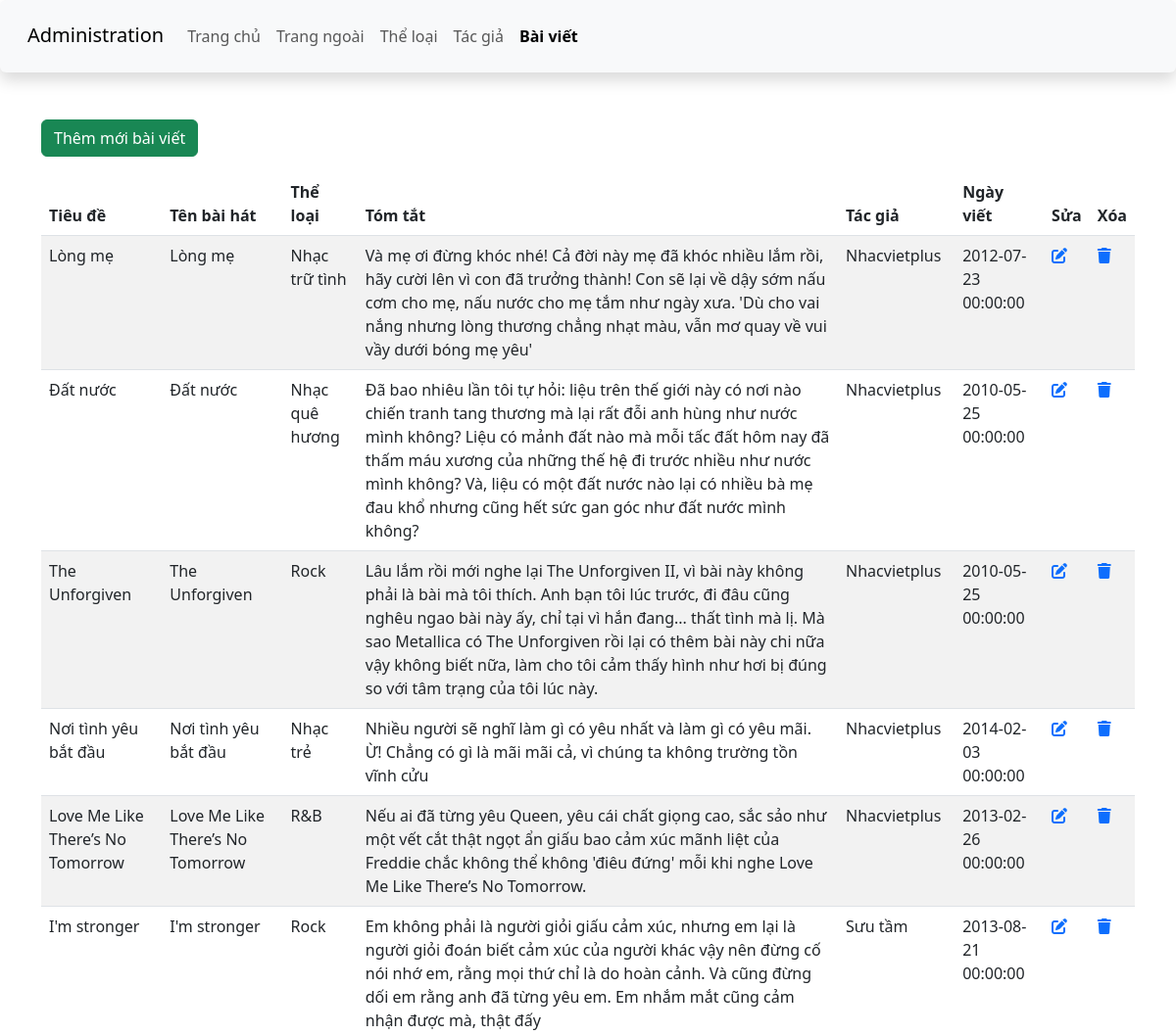
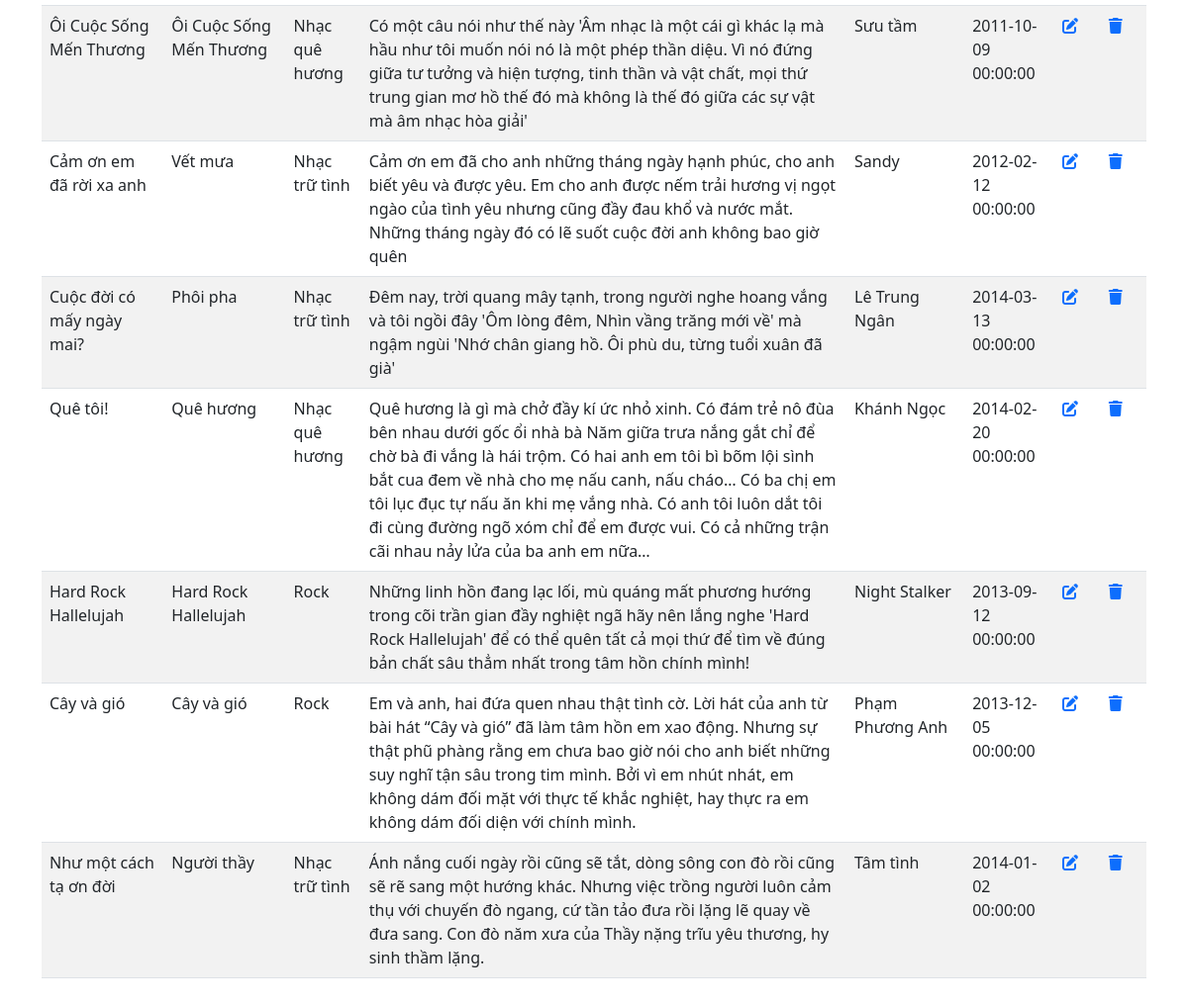
/btth01/admin/article.php, run on an earlier commit of the app's database (2 pictures, top to bottom).
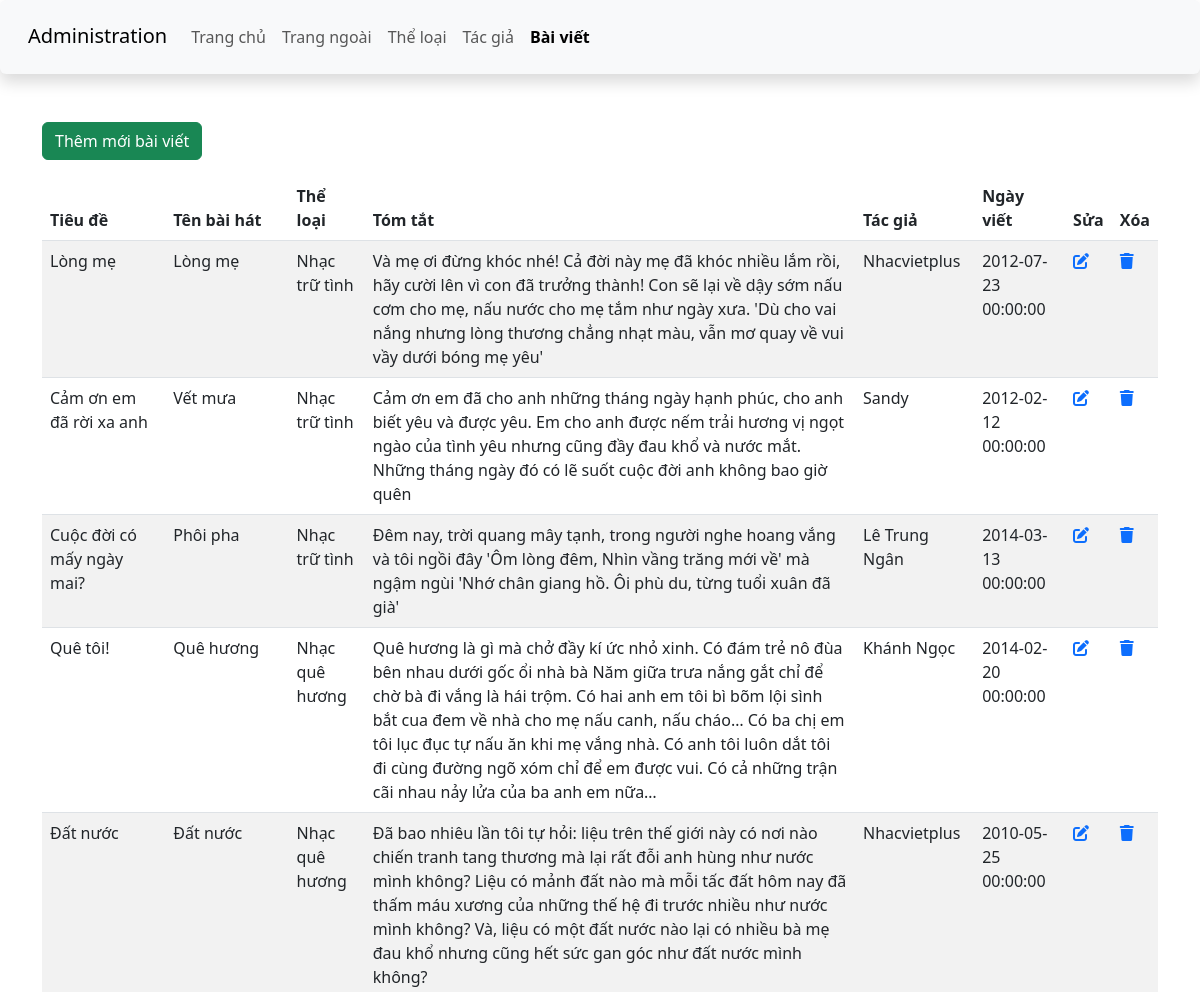
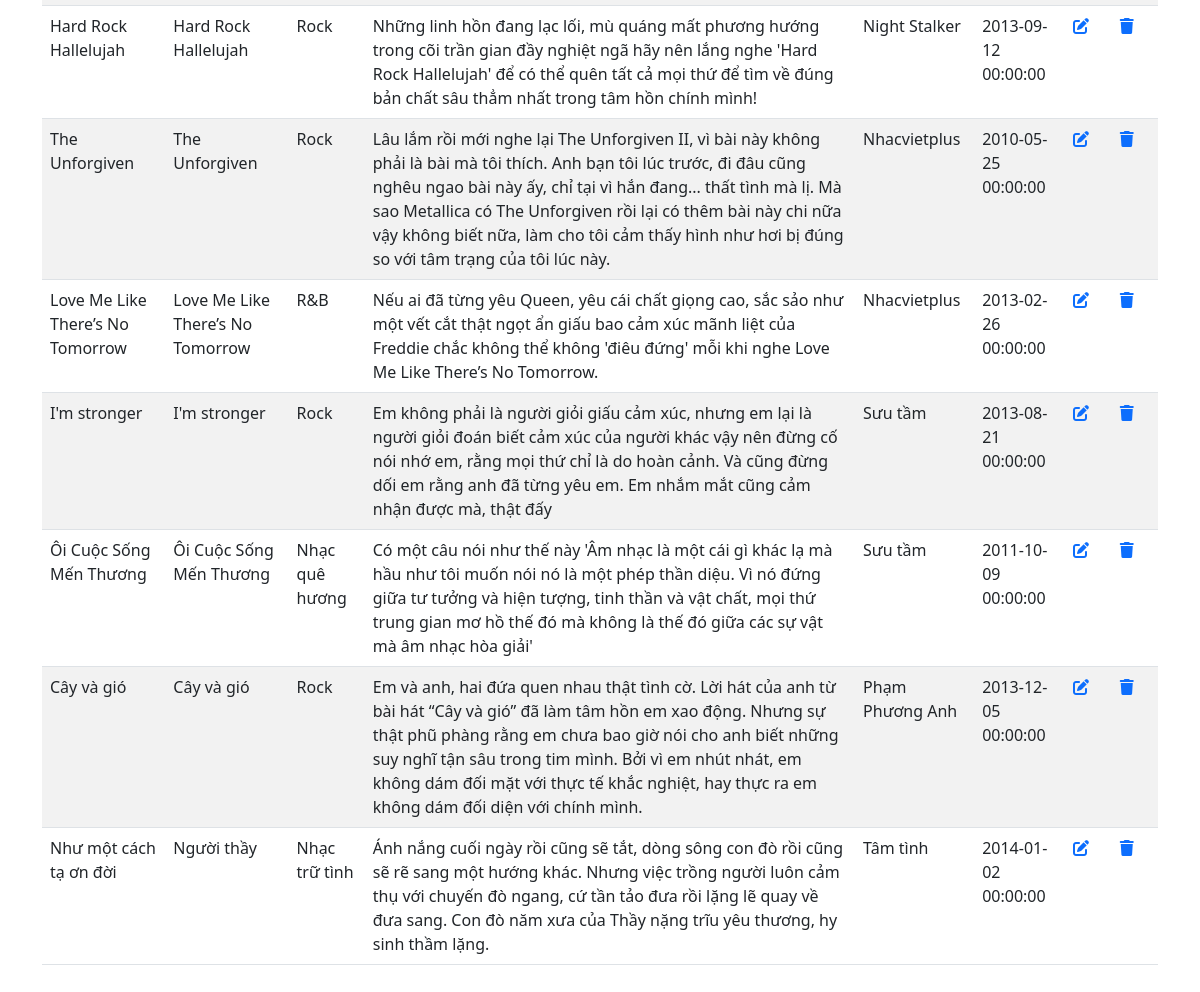
And on a later commit of the database (2 pictures, top to bottom).
### tables this page shows
CREATE TABLE `baiviet` (
  `ma_bviet` int(11) NOT NULL,
  `tieude` varchar(200) NOT NULL,
  `ten_bhat` varchar(100) NOT NULL,
  `ma_tloai` int(11) NOT NULL,
  `tomtat` text NOT NULL,
  `noidung` text DEFAULT NULL,
  `ma_tgia` int(11) NOT NULL,
  `ngayviet` datetime NOT NULL,
  `hinhanh` varchar(200) DEFAULT NULL
);

CREATE TABLE `theloai` (
  `ma_tloai` int(11) NOT NULL,
  `ten_tloai` varchar(50) NOT NULL
);

CREATE TABLE `tacgia` (
  `ma_tgia` int(11) NOT NULL,
  `ten_tgia` varchar(100) NOT NULL,
  `hinh_tgia` varchar(100) DEFAULT NULL
);

### btth01/admin/article_process.php (the view, shortened to what this page needs)
<?php
include '../db.php';
$sql = "SELECT baiviet.ma_bviet, baiviet.tieude, baiviet.ten_bhat, theloai.ten_tloai, baiviet.tomtat, tacgia.ten_tgia, baiviet.ngayviet
        FROM baiviet
        JOIN theloai ON baiviet.ma_tloai = theloai.ma_tloai
        JOIN tacgia ON baiviet.ma_tgia = tacgia.ma_tgia";
$result = $conn->query($sql);
if ($result->num_rows > 0) {
    while ($row = $result->fetch_assoc()) {
        echo "<tr>
                <td>{$row['tieude']}</td>
                <td>{$row['ten_bhat']}</td>
                <td>{$row['ten_tloai']}</td>
                <td>{$row['tomtat']}</td>
                <td>{$row['ten_tgia']}</td>
                <td>{$row['ngayviet']}</td>
                <td>
                    <a href='edit_article.php?id={$row['ma_bviet']}'><i class='fa-solid fa-pen-to-square'></i></a>
                </td>
                <td>
                    <a href='delete_article.php?id={$row['ma_bviet']}'><i class='fa-solid fa-trash'></i></a>
                </td>
              </tr>";
    }
} else {
    echo "<tr><td colspan='9'>Không có bài viết nào.</td></tr>";
}
?>

### btth01/admin/article.php (shortened to what this page needs)
<!DOCTYPE html>
<html lang="en">
<head>
    <link href="https://cdn.jsdelivr.net/npm/bootstrap@5.3.0-alpha1/dist/css/bootstrap.min.css" rel="stylesheet">
    <link rel="stylesheet" href="https://cdnjs.cloudflare.com/ajax/libs/font-awesome/6.3.0/css/all.min.css" />
    <link rel="stylesheet" href="css/style_login.css">
</head>
<body>
    <header>
        <nav class="navbar navbar-expand-lg bg-body-tertiary shadow p-3 bg-white rounded">
            <div class="container-fluid">
                <div class="h3">
                    <a class="navbar-brand" href="#">Administration</a>
                </div>
                <div class="collapse navbar-collapse" id="navbarSupportedContent">
                <ul class="navbar-nav me-auto mb-2 mb-lg-0">
                    <li class="nav-item">
                        <a class="nav-link" aria-current="page" href="./">Trang chủ</a>
                    </li>
                    <li class="nav-item">
                        <a class="nav-link" href="../index.php">Trang ngoài</a>
                    </li>
                    <li class="nav-item">
                        <a class="nav-link " href="category.php">Thể loại</a>
                    </li>
                    <li class="nav-item">
                        <a class="nav-link" href="author.php">Tác giả</a>
                    </li>
                    <li class="nav-item">
                        <a class="nav-link active fw-bold" href="article.php">Bài viết</a>
                    </li>
                </ul>
                </div>
            </div>
        </nav>
    </header>
    <main class="container mt-5 mb-5">
        <div class="row">
            <div class="col-sm">
                <a href="add_article.php" class="btn btn-success mb-3">Thêm mới bài viết</a>
                <table class="table table-striped">
                    <thead>
                        <tr>
                            <th scope="col">Tiêu đề</th>
                            <th scope="col">Tên bài hát</th>
                            <th scope="col">Thể loại</th>
                            <th scope="col">Tóm tắt</th>
                            <th scope="col">Tác giả</th>
                            <th scope="col">Ngày viết</th>
                            <th>Sửa</th>
                            <th>Xóa</th>
                        </tr>
                    </thead>
                    <tbody>
                    <?php include 'article_process.php'; ?>
                    </tbody>
                </table>

What changed in the data, as far as the page shows it:
removed baiviet: tieude "Nơi tình yêu bắt đầu", ten_bhat "Nơi tình yêu bắt đầu", ma_tloai.ten_tloai "Nhạc trẻ", tomtat "Nhiều người sẽ nghĩ làm gì có yêu nhất và làm gì có yêu mãi. Ừ! Chẳng có gì là mãi mãi cả, vì chúng ta không trường tồn vĩnh cửu", ma_tgia.ten_tgia "Nhacvietplus", ngayviet "2014-02-03 00:00:00"
shown differently, row unchanged: baiviet "Cảm ơn em đã rời xa anh": moves up the list
shown differently, row unchanged: baiviet "Cuộc đời có mấy ngày mai?": moves up the list
shown differently, row unchanged: baiviet "Quê tôi!": moves up the list
shown differently, row unchanged: baiviet "Hard Rock Hallelujah": moves up the list
